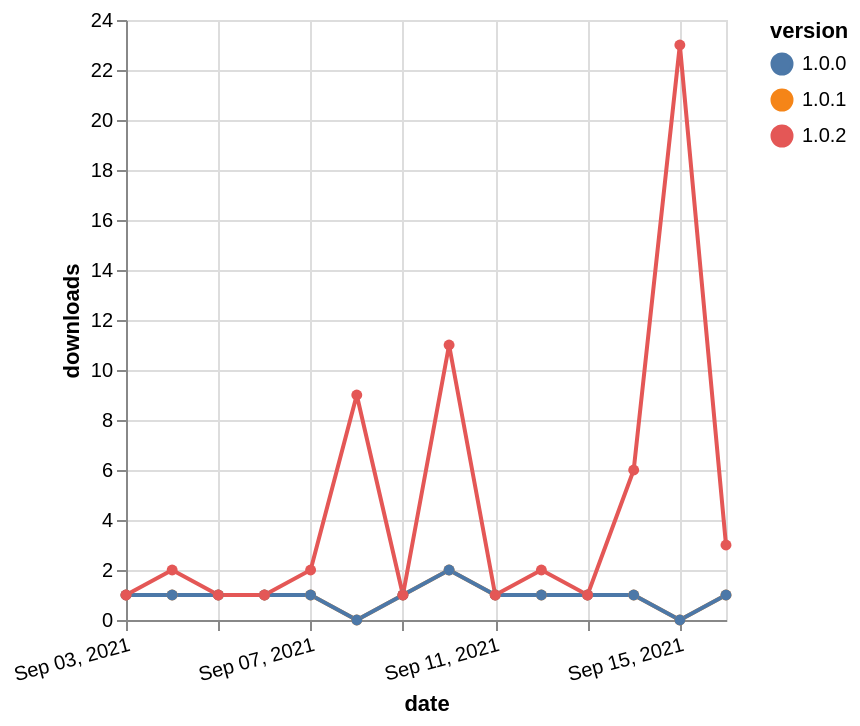

The Vega-Lite source for this figure:
### Vega-Lite specification from a JSON file in a GitHub repository (floating-point values rounded to 4 significant figures)
{"$schema": "https://vega.github.io/schema/vega-lite/v5.json", "description": "A simple bar chart with embedded data.", "data": {"values": [{"date": "2021-09-03", "total": 139, "delta": 1, "version": "1.0.1"}, {"date": "2021-09-04", "total": 140, "delta": 1, "version": "1.0.1"}, {"date": "2021-09-05", "total": 141, "delta": 1, "version": "1.0.1"}, {"date": "2021-09-06", "total": 142, "delta": 1, "version": "1.0.1"}, {"date": "2021-09-07", "total": 143, "delta": 1, "version": "1.0.1"}, {"date": "2021-09-08", "total": 143, "delta": 0, "version": "1.0.1"}, {"date": "2021-09-09", "total": 144, "delta": 1, "version": "1.0.1"}, {"date": "2021-09-10", "total": 146, "delta": 2, "version": "1.0.1"}, {"date": "2021-09-11", "total": 147, "delta": 1, "version": "1.0.1"}, {"date": "2021-09-12", "total": 148, "delta": 1, "version": "1.0.1"}, {"date": "2021-09-13", "total": 149, "delta": 1, "version": "1.0.1"}, {"date": "2021-09-14", "total": 150, "delta": 1, "version": "1.0.1"}, {"date": "2021-09-15", "total": 150, "delta": 0, "version": "1.0.1"}, {"date": "2021-09-16", "total": 151, "delta": 1, "version": "1.0.1"}, {"date": "2021-09-03", "total": 135, "delta": 1, "version": "1.0.0"}, {"date": "2021-09-04", "total": 136, "delta": 1, "version": "1.0.0"}, {"date": "2021-09-05", "total": 137, "delta": 1, "version": "1.0.0"}, {"date": "2021-09-06", "total": 138, "delta": 1, "version": "1.0.0"}, {"date": "2021-09-07", "total": 139, "delta": 1, "version": "1.0.0"}, {"date": "2021-09-08", "total": 139, "delta": 0, "version": "1.0.0"}, {"date": "2021-09-09", "total": 140, "delta": 1, "version": "1.0.0"}, {"date": "2021-09-10", "total": 142, "delta": 2, "version": "1.0.0"}, {"date": "2021-09-11", "total": 143, "delta": 1, "version": "1.0.0"}, {"date": "2021-09-12", "total": 144, "delta": 1, "version": "1.0.0"}, {"date": "2021-09-13", "total": 145, "delta": 1, "version": "1.0.0"}, {"date": "2021-09-14", "total": 146, "delta": 1, "version": "1.0.0"}, {"date": "2021-09-15", "total": 146, "delta": 0, "version": "1.0.0"}, {"date": "2021-09-16", "total": 147, "delta": 1, "version": "1.0.0"}, {"date": "2021-09-03", "total": 1552, "delta": 1, "version": "1.0.2"}, {"date": "2021-09-04", "total": 1554, "delta": 2, "version": "1.0.2"}, {"date": "2021-09-05", "total": 1555, "delta": 1, "version": "1.0.2"}, {"date": "2021-09-06", "total": 1556, "delta": 1, "version": "1.0.2"}, {"date": "2021-09-07", "total": 1558, "delta": 2, "version": "1.0.2"}, {"date": "2021-09-08", "total": 1567, "delta": 9, "version": "1.0.2"}, {"date": "2021-09-09", "total": 1568, "delta": 1, "version": "1.0.2"}, {"date": "2021-09-10", "total": 1579, "delta": 11, "version": "1.0.2"}, {"date": "2021-09-11", "total": 1580, "delta": 1, "version": "1.0.2"}, {"date": "2021-09-12", "total": 1582, "delta": 2, "version": "1.0.2"}, {"date": "2021-09-13", "total": 1583, "delta": 1, "version": "1.0.2"}, {"date": "2021-09-14", "total": 1589, "delta": 6, "version": "1.0.2"}, {"date": "2021-09-15", "total": 1612, "delta": 23, "version": "1.0.2"}, {"date": "2021-09-16", "total": 1615, "delta": 3, "version": "1.0.2"}]}, "width": "container", "mark": {"type": "line", "point": {"filled": true}}, "encoding": {"x": {"field": "date", "type": "temporal", "timeUnit": "yearmonthdate", "title": "date", "axis": {"labelAngle": -15}}, "y": {"field": "delta", "type": "quantitative", "title": "downloads"}, "color": {"field": "version", "type": "nominal"}, "tooltip": {"field": "delta"}}}
